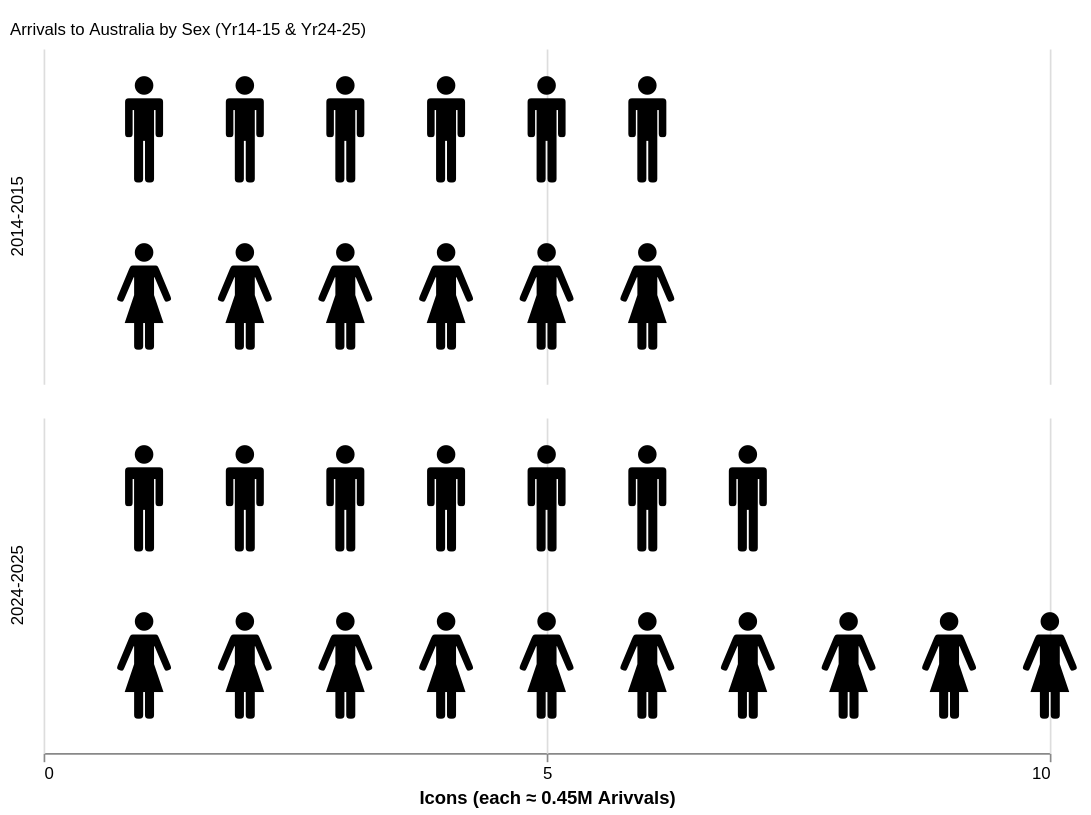

Write a Vega-Lite specification for this figure.
### Vega-Lite specification from a JSON file in a GitHub repository (floating-point values rounded to 4 significant figures)
{"$schema": "https://vega.github.io/schema/vega-lite/v6.json", "config": {"view": {"stroke": ""}}, "background": "white", "title": {"text": "Arrivals to Australia by Sex (Yr14-15 & Yr24-25)", "fontSize": 20, "fontWeight": "bold", "fontStyle": "sans-serif"}, "width": 600, "height": 200, "data": {"values": [{"Year": "2014-2015", "Sex": "male", "Arrivals": 3569190}, {"Year": "2014-2015", "Sex": "male", "Arrivals": 3569190}, {"Year": "2014-2015", "Sex": "male", "Arrivals": 3569190}, {"Year": "2014-2015", "Sex": "male", "Arrivals": 3569190}, {"Year": "2014-2015", "Sex": "male", "Arrivals": 3569190}, {"Year": "2014-2015", "Sex": "male", "Arrivals": 3569190}, {"Year": "2014-2015", "Sex": "female", "Arrivals": 3569580}, {"Year": "2014-2015", "Sex": "female", "Arrivals": 3569580}, {"Year": "2014-2015", "Sex": "female", "Arrivals": 3569580}, {"Year": "2014-2015", "Sex": "female", "Arrivals": 3569580}, {"Year": "2014-2015", "Sex": "female", "Arrivals": 3569580}, {"Year": "2014-2015", "Sex": "female", "Arrivals": 3569580}, {"Year": "2024-2025", "Sex": "male", "Arrivals": 3974820}, {"Year": "2024-2025", "Sex": "male", "Arrivals": 3974820}, {"Year": "2024-2025", "Sex": "male", "Arrivals": 3974820}, {"Year": "2024-2025", "Sex": "male", "Arrivals": 3974820}, {"Year": "2024-2025", "Sex": "male", "Arrivals": 3974820}, {"Year": "2024-2025", "Sex": "male", "Arrivals": 3974820}, {"Year": "2024-2025", "Sex": "male", "Arrivals": 3974820}, {"Year": "2024-2025", "Sex": "female", "Arrivals": 4427570}, {"Year": "2024-2025", "Sex": "female", "Arrivals": 4427570}, {"Year": "2024-2025", "Sex": "female", "Arrivals": 4427570}, {"Year": "2024-2025", "Sex": "female", "Arrivals": 4427570}, {"Year": "2024-2025", "Sex": "female", "Arrivals": 4427570}, {"Year": "2024-2025", "Sex": "female", "Arrivals": 4427570}, {"Year": "2024-2025", "Sex": "female", "Arrivals": 4427570}, {"Year": "2024-2025", "Sex": "female", "Arrivals": 4427570}, {"Year": "2024-2025", "Sex": "female", "Arrivals": 4427570}, {"Year": "2024-2025", "Sex": "female", "Arrivals": 4427570}]}, "transform": [{"calculate": "{'female': '🚺', 'male': '🚹'}[datum.Sex]", "as": "emoji"}, {"window": [{"op": "rank", "as": "rank"}], "groupby": ["Year", "Sex"]}], "mark": {"type": "text", "baseline": "middle"}, "encoding": {"x": {"field": "rank", "type": "quantitative", "scale": {"domain": [0, 10]}, "axis": {"title": "Icons (each ≈ 0.45M Arivvals)", "tickMinStep": 1, "values": [0, 5, 10]}}, "y": {"field": "Sex", "type": "nominal", "axis": null, "sort": null}, "row": {"field": "Year", "header": {"title": ""}}, "text": {"field": "emoji", "type": "nominal"}, "size": {"value": 60}, "tooltip": [{"field": "Sex", "title": "Sex"}, {"field": "Arrivals", "type": "quantitative", "title": "Arrivals", "format": ","}]}}
